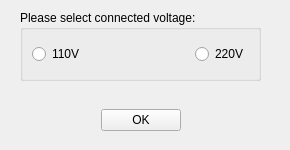
<?xml version="1.0" encoding="UTF-8"?>
<ui version="4.0">
 <class>DiagnosticsManufacturing::CSelect110v220vDialog</class>
 <widget class="QWidget" name="DiagnosticsManufacturing::CSelect110v220vDialog">
  <property name="geometry">
   <rect>
    <x>0</x>
    <y>0</y>
    <width>290</width>
    <height>150</height>
   </rect>
  </property>
  <property name="minimumSize">
   <size>
    <width>290</width>
    <height>146</height>
   </size>
  </property>
  <property name="windowTitle">
   <string>Form</string>
  </property>
  <widget class="QGroupBox" name="groupBox">
   <property name="geometry">
    <rect>
     <x>20</x>
     <y>10</y>
     <width>241</width>
     <height>71</height>
    </rect>
   </property>
   <property name="title">
    <string>Please select connected voltage:</string>
   </property>
   <layout class="QHBoxLayout" name="horizontalLayout_2">
    <item>
     <widget class="QRadioButton" name="radioButton110">
      <property name="text">
       <string>110V </string>
      </property>
     </widget>
    </item>
    <item>
     <spacer name="horizontalSpacer_3">
      <property name="orientation">
       <enum>Qt::Horizontal</enum>
      </property>
      <property name="sizeHint" stdset="0">
       <size>
        <width>66</width>
        <height>20</height>
       </size>
      </property>
     </spacer>
    </item>
    <item>
     <widget class="QRadioButton" name="radioButton220">
      <property name="text">
       <string>220V</string>
      </property>
     </widget>
    </item>
   </layout>
  </widget>
  <widget class="QWidget" name="layoutWidget">
   <property name="geometry">
    <rect>
     <x>20</x>
     <y>100</y>
     <width>241</width>
     <height>41</height>
    </rect>
   </property>
   <layout class="QHBoxLayout" name="horizontalLayout">
    <item>
     <spacer name="horizontalSpacer">
      <property name="orientation">
       <enum>Qt::Horizontal</enum>
      </property>
      <property name="sizeHint" stdset="0">
       <size>
        <width>40</width>
        <height>20</height>
       </size>
      </property>
     </spacer>
    </item>
    <item>
     <widget class="QPushButton" name="okButton">
      <property name="text">
       <string>OK</string>
      </property>
     </widget>
    </item>
    <item>
     <spacer name="horizontalSpacer_2">
      <property name="orientation">
       <enum>Qt::Horizontal</enum>
      </property>
      <property name="sizeHint" stdset="0">
       <size>
        <width>40</width>
        <height>20</height>
       </size>
      </property>
     </spacer>
    </item>
   </layout>
  </widget>
 </widget>
 <resources/>
 <connections/>
</ui>
